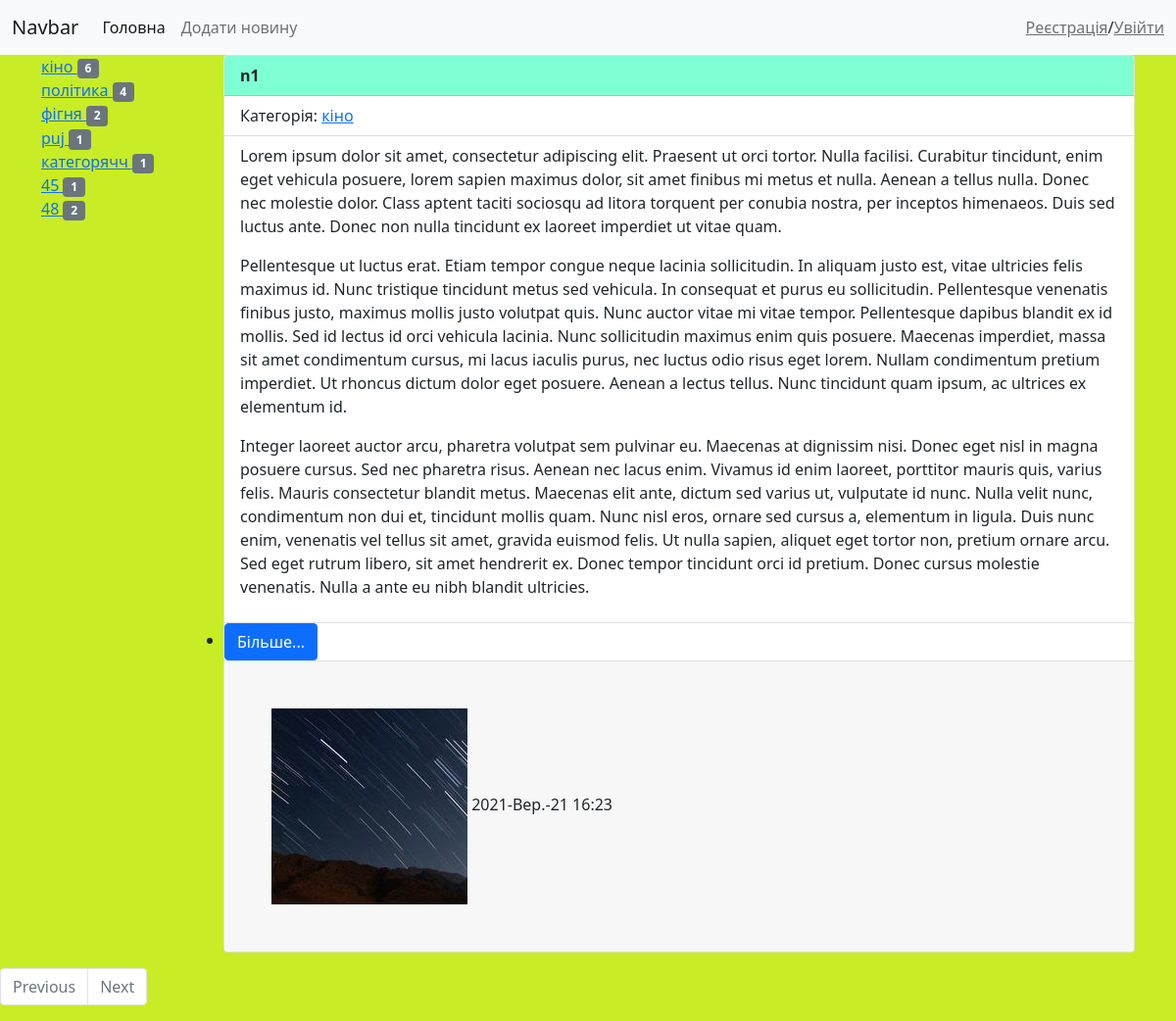
The app's page /functions/news/1/ with its own data.
### myapp1/models.py (models this page shows, shortened)
class Category(models.Model):
    title = models.CharField(max_length=100, verbose_name='Найменування категорії')
    def get_absolute_url(self):
        return reverse('choosen_category', kwargs={'a_tag':self.pk})
    class Meta:
        verbose_name='Категорії'
        verbose_name_plural = 'Категорія'
    def __str__(self):
        return self.title

class News(models.Model):
    title = models.CharField(max_length=150, verbose_name='Найменування')
    content = models.TextField(blank=True)
    created_at = models.DateTimeField(auto_now_add=True)
    updated_at = models.DateTimeField(auto_now=True)
    photo = models.ImageField(upload_to='photos/%Y/%m/%d/', blank=True)
    is_published = models.BooleanField(default=True)
    category = models.ForeignKey('Category', on_delete=PROTECT, null=True)
    views  = models.IntegerField(default = 0)
    class Meta:
        verbose_name='модель новина'
        verbose_name_plural = 'новини'

### myapp1/views.py (the view)
# urls.py: path('news/<int:pk>/', NewsDetail.as_view(), name='full_news'),
class NewsDetail(DetailView):
    model = News

### myapp1/templatetags/s_tags.py (called while the page is built)
@register.simple_tag
def get_categories():
    return Category.objects.annotate(news_number=Count('news', filter=F('news__is_published'))).filter( news_number__gt=0)

### myapp1/templates/myapp1/news_detail.html (shortened to what this page needs)
{% extends 'base.html' %}
{% block sidebar %}
{% include 'inc/_sidebar.html' %}
{% endblock %}
{% block content %}
<div class="col-md-10">
    <div class="card mb-3">
        <ul class="list-group list-group-flush">
            <li class="list-group-item" style="font-weight: bolder; background-color: aquamarine;">
                {{object.title}}</li>
            <li class="list-group-item"> Категорія: <a href={{news.category.get_absolute_url}}>{{news.category}}</a>
            </li>
            <li class="list-group-item">{{news.content|safe|linebreaks}}</li>
            <li>
                <a href="" class="btn btn-primary">Більше...</a>
            </li>
        </ul>
        <div class="card-footer p-5">
            {% if news.photo %}
            <img src="{{news.photo.url}}" alt="">
            {%else%}
            <img src="https://picsum.photos/id/870/200/300?grayscale&blur=2" alt="">
            {% endif %}
            {{news.created_at|date:"Y-N-d H:i"}}
        </div>
    </div>
</div>
{% endblock %}

### templates/inc/_sidebar.html
{% load s_tags %}
{% get_categories as categories %}
<div class='col-md-2' style="display: flex; flex-direction: column;">
    {% for item in categories %}
    <a href={{item.get_absolute_url}}  style="float: left;">{{item}}
         <span class="badge bg-secondary">{{item.news_number}}</span></a>
    {% endfor %}
</div>

### mysite/static/css/style.css (style rules this page uses)
body { background-color: rgb(200, 236, 38); }

### records on screen
Category: title "кіно", news_number "6"
Category: title "політика", news_number "4"
Category: title "фігня", news_number "2"
Category: title "puj", news_number "1"
Category: title "категорячч", news_number "1"
Category: title "45", news_number "1"
Category: title "48", news_number "2"
News: title "n1", category "кіно", content "Lorem ipsum dolor sit amet, consectetur adipiscing elit. Praesent ut orci tortor. Nulla facilisi. Curabitur tincidunt, enim eget vehicula posuere, lorem sapien maximus dolor, sit amet finibus mi metus et nulla. Aenean a tellus nulla. Donec nec molestie dolor. Class aptent taciti sociosqu ad litora torquent per conubia nostra, per inceptos himenaeos. Duis sed luctus ante. Donec non nulla tincidunt ex laoreet imperdiet ut vitae quam. Pellentesque ut luctus erat. Etiam tempor congue neque lacinia sollicitudin. In aliquam justo est, vitae ultricies felis maximus id. Nunc tristique tincidunt metus sed vehicula. In consequat et purus eu sollicitudin. Pellentesque venenatis finibus justo, maximus…", photo (picture), created_at "2021-Вер.-21 16:23"
